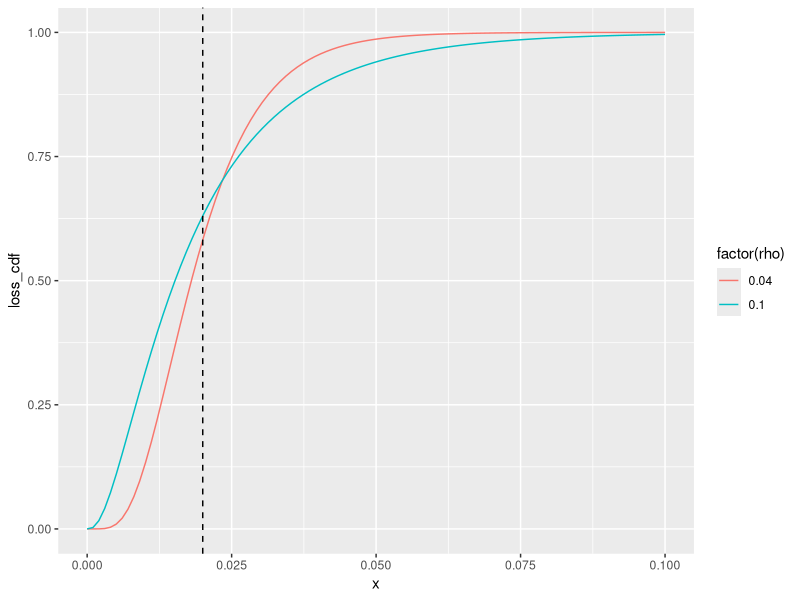
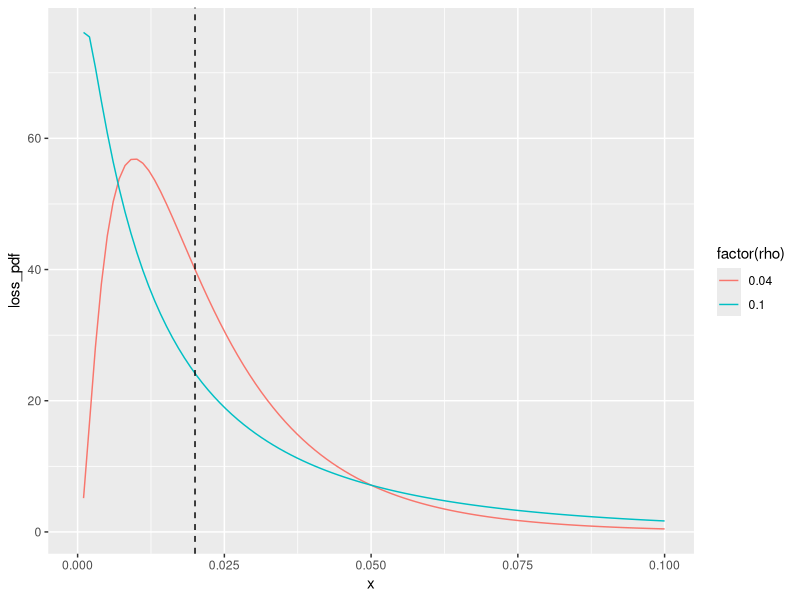
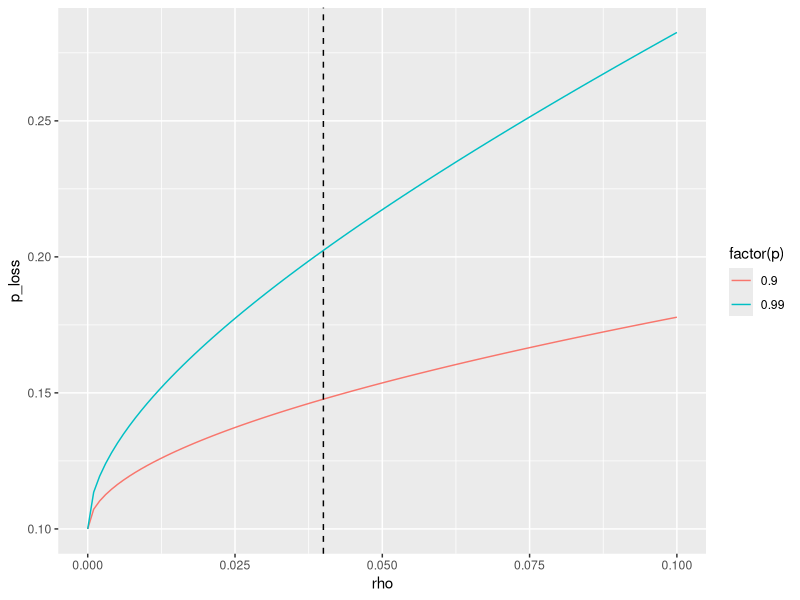
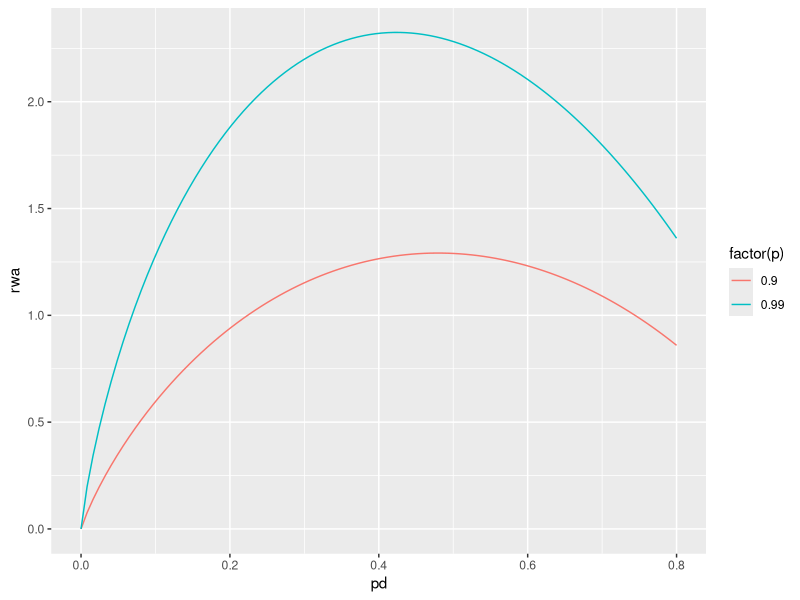

Write R code to recreate these figures, in order.
## ---- chunk 1
knitr::opts_chunk$set(echo = TRUE)

library(ggplot2)
library(data.table)
## ---- chunk 2

bloss_cdf<-function(x, pd, rho) {
  pnorm(  (sqrt(1-rho) * qnorm(x) - qnorm(pd))/sqrt(rho)  )
}

bloss_cdf_inv <- function(pd, p, rho) {
  pnorm( (qnorm(pd) + sqrt(rho) * qnorm(p))/sqrt(1.0-rho) )
}

#RWA - should be multiplied by EAD * LGD
basel_rwa <- function(pd, p = 0.999, rho = 0.04) {
  12.5 * (bloss_cdf_inv(pd, p, rho) - pd)
}

bloss_cdf_inv_calc <- Vectorize(function(pd, p, rho) {
uniroot(function(x) bloss_cdf(x, pd, rho) - p, c(0, 1), tol = .Machine$double.eps )$root  
})

bloss_pdf<-function(x, p, rho) {
  sqrt( (1.0-rho)/rho) * exp(-(0.2/rho) * (sqrt(1.0-rho) * qnorm(x) - qnorm(p))^2 +0.5*(qnorm(x))^2)
}


#derivative of Basel RWA by pd (should be multiplied by EAD * LGD)
basel_rwa_dp <- function(pd, p, rho) {
  12.5 * (dnorm( (qnorm(pd) + sqrt(rho) * qnorm(p))/sqrt(1.0-rho))/(sqrt(1.0-rho) * dnorm(qnorm(pd))) - 1)
}


## ---- chunk 3

df = data.table(expand.grid(x = seq(0, 0.1, length.out = 100), rho = c(0.04, 0.1) ))
df[, loss_cdf := bloss_cdf(x, 0.02, rho) ]
df[, loss_pdf := bloss_pdf(x, 0.02, rho) ]

ggplot(df, aes(x, loss_cdf, color = factor(rho))) + geom_line() + geom_vline(xintercept = 0.02, linetype = 'dashed')
ggplot(df, aes(x, loss_pdf, color = factor(rho))) + geom_line() + geom_vline(xintercept = 0.02, linetype = 'dashed')

#99% percentile
df = data.table(expand.grid(rho = seq(0, 0.1, length.out = 100), p = c(0.9, 0.99) ))
df[, p_loss := bloss_cdf_inv(0.1, p, rho)]

ggplot(df, aes(rho, p_loss, color = factor(p))) + geom_line() + geom_vline(xintercept = 0.04, linetype = 'dashed')

#RWA percentile
df = data.table(expand.grid(pd = seq(0, 0.8, length.out = 100), p = c(0.9, 0.99) ))
df[, rwa := basel_rwa(pd, p, 0.04)]

ggplot(df, aes(pd, rwa, color = factor(p))) + geom_line()

